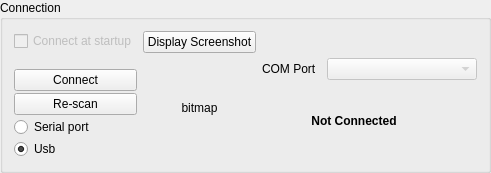
          <widget class="QGroupBox" name="groupBox_12">
           <property name="title">
            <string>Connection</string>
           </property>
           <layout class="QHBoxLayout" name="horizontalLayout_57">
            <item>
             <layout class="QVBoxLayout" name="verticalLayout_89">
              <property name="spacing">
               <number>2</number>
              </property>
              <item>
               <widget class="QCheckBox" name="checkBox_24">
                <property name="enabled">
                 <bool>false</bool>
                </property>
                <property name="text">
                 <string>Connect at startup</string>
                </property>
               </widget>
              </item>
              <item>
               <widget class="QLabel" name="infoLabel">
                <property name="text">
                 <string/>
                </property>
                <property name="alignment">
                 <set>Qt::AlignmentFlag::AlignCenter</set>
                </property>
               </widget>
              </item>
              <item>
               <widget class="QPushButton" name="connectButton">
                <property name="text">
                 <string>Connect</string>
                </property>
               </widget>
              </item>
              <item>
               <widget class="QPushButton" name="rescanButton">
                <property name="text">
                 <string>Re-scan</string>
                </property>
               </widget>
              </item>
              <item>
               <widget class="QRadioButton" name="radioButton">
                <property name="enabled">
                 <bool>true</bool>
                </property>
                <property name="text">
                 <string>Serial port</string>
                </property>
               </widget>
              </item>
              <item>
               <widget class="QRadioButton" name="radioButton_2">
                <property name="text">
                 <string>Usb</string>
                </property>
                <property name="checked">
                 <bool>true</bool>
                </property>
               </widget>
              </item>
             </layout>
            </item>
            <item>
             <layout class="QVBoxLayout" name="verticalLayout_95">
              <property name="spacing">
               <number>4</number>
              </property>
              <item>
               <widget class="QPushButton" name="pushTakeBMP">
                <property name="text">
                 <string>Display Screenshot</string>
                </property>
               </widget>
              </item>
              <item>
               <widget class="QLabel" name="label_BMP">
                <property name="text">
                 <string>bitmap</string>
                </property>
                <property name="alignment">
                 <set>Qt::AlignmentFlag::AlignCenter</set>
                </property>
               </widget>
              </item>
             </layout>
            </item>
            <item>
             <layout class="QVBoxLayout" name="verticalLayout_88">
              <property name="spacing">
               <number>4</number>
              </property>
              <item>
               <layout class="QHBoxLayout" name="horizontalLayout_88">
                <property name="spacing">
                 <number>10</number>
                </property>
                <item>
                 <widget class="QLabel" name="label_72">
                  <property name="sizePolicy">
                   <sizepolicy hsizetype="Preferred" vsizetype="Fixed">
                    <horstretch>0</horstretch>
                    <verstretch>0</verstretch>
                   </sizepolicy>
                  </property>
                  <property name="text">
                   <string>COM Port</string>
                  </property>
                 </widget>
                </item>
                <item>
                 <widget class="QComboBox" name="comboBox_9">
                  <property name="enabled">
                   <bool>false</bool>
                  </property>
                  <property name="minimumSize">
                   <size>
                    <width>150</width>
                    <height>0</height>
                   </size>
                  </property>
                  <property name="maximumSize">
                   <size>
                    <width>150</width>
                    <height>16777215</height>
                   </size>
                  </property>
                 </widget>
                </item>
               </layout>
              </item>
              <item>
               <layout class="QHBoxLayout" name="horizontalLayout_89" stretch="0,0,0">
                <property name="spacing">
                 <number>2</number>
                </property>
                <item>
                 <widget class="QLabel" name="connectIcon">
                  <property name="sizePolicy">
                   <sizepolicy hsizetype="Maximum" vsizetype="Fixed">
                    <horstretch>0</horstretch>
                    <verstretch>0</verstretch>
                   </sizepolicy>
                  </property>
                  <property name="text">
                   <string/>
                  </property>
                  <property name="pixmap">
                   <pixmap resource="xprotolabinterface.qrc">:/Bitmaps/Bitmaps/led-off.png</pixmap>
                  </property>
                  <property name="alignment">
                   <set>Qt::AlignmentFlag::AlignCenter</set>
                  </property>
                 </widget>
                </item>
                <item>
                 <widget class="QLabel" name="connectLabel">
                  <property name="sizePolicy">
                   <sizepolicy hsizetype="Preferred" vsizetype="Fixed">
                    <horstretch>0</horstretch>
                    <verstretch>0</verstretch>
                   </sizepolicy>
                  </property>
                  <property name="font">
                   <font>
                    <pointsize>9</pointsize>
                    <bold>true</bold>
                   </font>
                  </property>
                  <property name="text">
                   <string>Not Connected</string>
                  </property>
                  <property name="alignment">
                   <set>Qt::AlignmentFlag::AlignCenter</set>
                  </property>
                  <property name="wordWrap">
                   <bool>false</bool>
                  </property>
                 </widget>
                </item>
                <item>
                 <spacer name="horizontalSpacer_13">
                  <property name="orientation">
                   <enum>Qt::Orientation::Horizontal</enum>
                  </property>
                  <property name="sizeType">
                   <enum>QSizePolicy::Policy::Ignored</enum>
                  </property>
                  <property name="sizeHint" stdset="0">
                   <size>
                    <width>40</width>
                    <height>20</height>
                   </size>
                  </property>
                 </spacer>
                </item>
               </layout>
              </item>
             </layout>
            </item>
           </layout>
          </widget>
